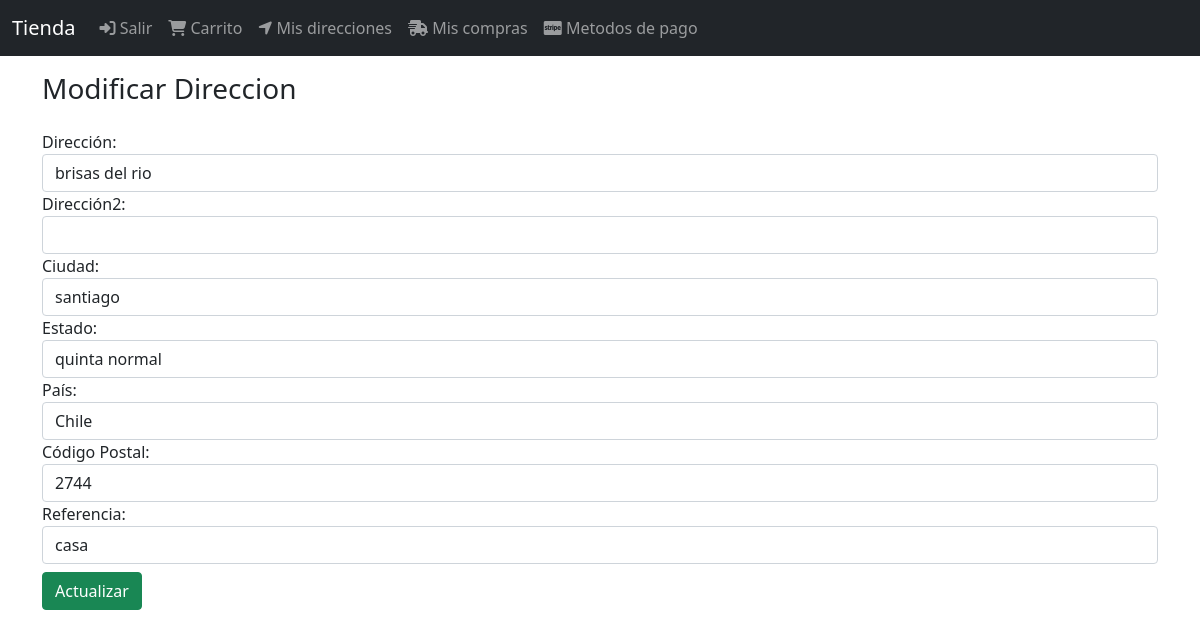
The app's page /direcciones/editar/1 (signed in) with its own data.
### DirEnvio/models.py (models this page shows, shortened)
class DireccionEnvio(models.Model):
    user = models.ForeignKey(User,null=False,blank=False, on_delete=models.CASCADE)
    line1= models.CharField(max_length=300)
    line2= models.CharField(max_length=300,blank=True)
    city= models.CharField(max_length=100)
    state= models.CharField(max_length=100)
    country= models.CharField(max_length=50)
    reference= models.CharField(max_length=300)
    postal_code= models.CharField(max_length=10,null=False,blank=False)
    default= models.BooleanField(default=False)
    created_at= models.DateTimeField(auto_now_add=True)

### DirEnvio/views.py (the view, shortened to what this page needs)
# urls.py: path('editar/<int:pk>', views.ActualizarDireccionEnvio.as_view(), name='update_direccion_envio'),
class ActualizarDireccionEnvio(LoginRequiredMixin,SuccessMessageMixin,UpdateView):
    login_url='login'
    model = DireccionEnvio
    form_class = DireccionEnvioForm
    template_name = 'direccion_envios/actualizar.html'
    success_message = 'Direccion actualizada correctamente'

### DirEnvio/templates/direccion_envios/actualizar.html
{% extends "base.html"%}
{%block content%}
<div class="col">
    <div class="h3">
        Modificar Direccion
    </div>
    <div>
        {% include "direccion_envios/snippets/form.html" with messages='Actualizar'%}
    </div>
</div>
{%endblock%}

### DirEnvio/templates/direccion_envios/snippets/form.html (shortened to what this page needs)
<div class="mt-4">
    <form method="post">
        {% for field in form %}
        <div class="form-group">
            {{ field.label_tag }}
            {{ field }}
        </div>
        {%endfor%}
        <button class="btn btn-success mt-2" type="submit">{{messages}}</button>
    </form>
</div>

### records on screen
DireccionEnvio: form "brisas del rio" "santiago" "quinta normal" "Chile" "2744" "casa"

### other values on screen
{{ field.label_tag }} "Dirección:" "Dirección2:" "Ciudad:" "Estado:" "País:" "Código Postal:" "Referencia:"
{{ messages }} "Actualizar"
